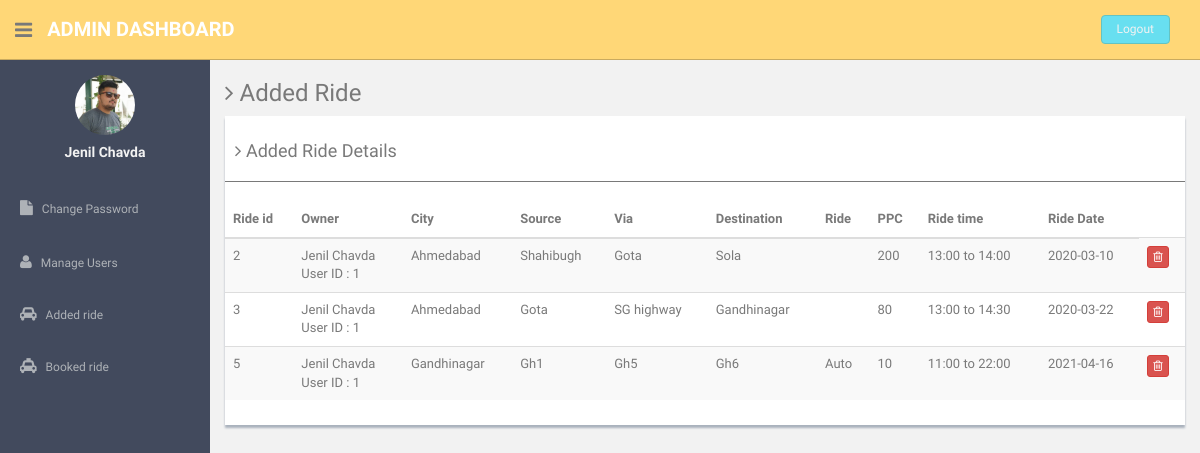
The page /admin/car_ride.php (signed in) on the database its author committed.
### tables this page shows
CREATE TABLE `users` (
  `id` int(5) NOT NULL,
  `name` varchar(100) NOT NULL,
  `email` varchar(250) NOT NULL,
  `mo_num` varchar(12) NOT NULL,
  `gender` varchar(8) NOT NULL,
  `pass` varchar(250) NOT NULL,
  `pro_img` varchar(250) NOT NULL,
  `type` varchar(50) NOT NULL DEFAULT 'user',
  `reg_time` timestamp NOT NULL DEFAULT CURRENT_TIMESTAMP ON UPDATE CURRENT_TIMESTAMP
);

CREATE TABLE `car_ride` (
  `r_id` int(6) NOT NULL,
  `owner` int(4) NOT NULL,
  `city` varchar(250) NOT NULL,
  `r_from` varchar(250) NOT NULL,
  `r_via` varchar(250) NOT NULL,
  `r_to` varchar(250) NOT NULL,
  `ride_type` varchar(150) NOT NULL,
  `ppc` varchar(4) NOT NULL,
  `seat` int(2) NOT NULL DEFAULT '1',
  `start_time` varchar(15) NOT NULL,
  `end_time` varchar(15) NOT NULL,
  `date` varchar(15) NOT NULL,
  `add_time` timestamp NOT NULL DEFAULT CURRENT_TIMESTAMP ON UPDATE CURRENT_TIMESTAMP
);

### admin/car_ride.php (the view, shortened to what this page needs)
<?php
include'dbconnection.php';
if (strlen($_SESSION['id']==0)) {
  header('location:logout.php');
  } else{
$name = mysqli_query($con,"SELECT name FROM users WHERE id='$_SESSION[id]'");
$user_name = mysqli_fetch_assoc($name);
function user_name($id)
{
  global $con;
  $name_q = mysqli_query($con,"SELECT name FROM users WHERE id='$id'");
  $uname = mysqli_fetch_assoc($name_q);
  echo $uname['name'];
}
?><!DOCTYPE html>
<html lang="en">
  <head>
    <link href="assets/css/bootstrap.css" rel="stylesheet">
    <link href="assets/font-awesome/css/font-awesome.css" rel="stylesheet" />
    <link href="assets/css/style.css" rel="stylesheet">
    <link href="assets/css/style-responsive.css" rel="stylesheet">
  </head>
  <body>
  <section id="container" >
      <header class="header black-bg">
              <div class="sidebar-toggle-box">
                  <div class="fa fa-bars tooltips" data-placement="right" data-original-title="Toggle Navigation"></div>
              </div>
            <a href="#" class="logo"><b>Admin Dashboard</b></a>
            <div class="top-menu">
            	<ul class="nav pull-right top-menu">
                    <li><a class="logout" href="logout.php">Logout</a></li>
            	</ul>
            </div>
        </header>
      <aside>
          <div id="sidebar"  class="nav-collapse ">
              <ul class="sidebar-menu" id="nav-accordion">
              	  <p class="centered"><a href="#"><img src="../assets/img/kp.jpg" class="img-circle" width="60"></a></p>
                  <h5 class="centered"><?php echo $user_name['name'];?></h5>
                  <li class="mt">
                      <a href="change-password.php">
                          <i class="fa fa-file"></i>
                          <span>Change Password</span>
                      </a>
                  </li>
                  <li class="sub-menu">
                      <a href="manage-users.php" >
                          <i class="fa fa-user"></i>
                          <span>Manage Users</span>
                      </a>
                  </li>
                  <li class="sub-menu">
                      <a href="car_ride.php" >
                          <i class="fa fa-car"></i>
                          <span>Added ride</span>
                      </a>
                  </li>
                   <li class="sub-menu">
                      <a href="booked_ride.php" >
                          <i class="fa fa-taxi"></i>
                          <span>Booked ride</span>
                      </a>
                  </li>
              </ul>
          </div>
      </aside>
      <section id="main-content">
          <section class="wrapper">
          	<h3><i class="fa fa-angle-right"></i> Added Ride</h3>
				<div class="row">
                  <div class="col-md-12">
                      <div class="content-panel">
                          <table class="table table-striped table-advance table-hover">
	                  	  	  <h4><i class="fa fa-angle-right"></i> Added Ride Details </h4>
	                  	  	  <hr>
                              <thead>
                              <tr>
                                  <th>Ride id</th>
                                  <th class="hidden-phone"> Owner</th>
                                  <th> City</th>
                                  <th> Source</th>
                                  <th> Via</th>
                                  <th> Destination</th>
                                  <th> Ride</th>
                                  <th> PPC</th>
                                  <th> Ride time</th>
                                  <th> Ride Date</th>
                              </tr>
                              </thead>
                              <tbody>
                              <?php $ret=mysqli_query($con,"SELECT * FROM `car_ride` ");
							  $cnt=1;
							  while($row=mysqli_fetch_array($ret))
							  {?>
                              <tr>
                              <td><?php echo $row['r_id'];?></td>
                                  <td><?php echo user_name($row['owner']);?><br>User ID : <?php echo $row['owner'];?></td>
                                  <td><?php echo $row['city'];?></td>
                                  <td><?php echo $row['r_from'];?></td>
                                  <td><?php echo $row['r_via'];?></td>
                                  <td><?php echo $row['r_to'];?></td>
                                  <td><?php echo $row['ride_type'];?></td>
                                  <td><?php echo $row['ppc'];?></td>
                                  <td><?php echo $row['start_time'];?> to <?php echo $row['end_time'];?></td>
                                  <td><?php echo $row['date'];?></td>
                                  <td>
                                     <a href="car_ride.php?id=<?php echo $row['r_id'];?>">
                                     <button class="btn btn-danger btn-xs" onClick="return confirm('Do you really want to delete');"><i class="fa fa-trash-o "></i></button></a>
                                  </td>
                              </tr>
                              <?php $cnt=$cnt+1; }?>
                              </tbody>
                          </table>
                      </div>
                  </div>
              </div>
		</section>
      </section
  ></section>
  </body>
</html>
<?php } ?>

### admin/assets/css/style.css (style rules this page uses)
body { color: #797979; background: #f2f2f2; font-family: 'Ruda', sans-serif; padding: 0px !important; margin: 0px !important; font-size:13px; }
ul li { list-style: none; }
a, a:hover, a:focus { text-decoration: none; outline: none; }
#container { width: 100%; height: 100%; }
hr { margin-top: 20px; margin-bottom: 20px; border: 0; border-top: 1px solid #797979; }
.centered { text-align: center; }
.mt { margin-top: 25px; }
ul.top-menu > li > .logout { color: #f2f2f2; font-size: 12px; border-radius: 4px; -webkit-border-radius: 4px; border: 1px solid #64c3c2 !important; padding: 5px 15px; margin-right: 15px; background: #68dff0; margin-top: 15px; }
#sidebar { width: 210px; height: 100%; position: fixed; background: #424a5d; }
#sidebar h5 { color: #f2f2f2; font-weight: 700; }
#sidebar ul li { position: relative; }
ul.sidebar-menu , ul.sidebar-menu li ul.sub { margin: -2px 0 0; padding: 0; }
ul.sidebar-menu { margin-top: 75px; }
ul.sidebar-menu li { margin-bottom: 5px; margin-left:10px; margin-right:10px; }
ul.sidebar-menu li.sub-menu { line-height: 15px; }
ul.sidebar-menu li a span { display: inline-block; }
ul.sidebar-menu li a { color: #aeb2b7; text-decoration: none; display: block; padding: 15px 0 15px 10px; font-size: 12px; outline: none; -webkit-transition: all 0.3s ease; -moz-transition: all 0.3s ease; -o-transition: all 0.3s ease; -ms-transition: all 0.3s ease; transition: all 0.3s ease; }
ul.sidebar-menu li a i { font-size: 15px; padding-right: 6px; }
#main-content { margin-left: 210px; }
.header, .footer { min-height: 60px; padding: 0 15px; }
.header { position: fixed; left: 0; right: 0; z-index: 1002; }
.black-bg { background: #ffd777; border-bottom: 1px solid #c9aa5f; }
.wrapper { display: inline-block; margin-top: 60px; padding-left: 15px; padding-right: 15px; padding-bottom: 15px; padding-top: 0px; width: 100%; }
a.logo { font-size: 20px; color: #ffffff; float: left; margin-top: 15px; text-transform: uppercase; }
a.logo b { font-weight: 900; }
#top_menu .nav > li, ul.top-menu > li { float: left; }
ul.top-menu > li > a { color: #666666; font-size: 16px; border-radius: 4px; -webkit-border-radius: 4px; border:1px solid #666666 !important; padding: 2px 6px; margin-right: 15px; }
.sidebar-toggle-box { float: left; padding-right: 15px; margin-top: 20px; }
.sidebar-toggle-box .fa-bars { cursor: pointer; display: inline-block; font-size: 20px; }
.content-panel { background: #ffffff; box-shadow: 0px 3px 2px #aab2bd; padding-top: 15px; padding-bottom: 5px; }
.content-panel h4 { margin-left: 10px; }

### rows shown on the page
users: name "Jenil Chavda"
car_ride: r_id "2", users.name "Jenil Chavda", owner "1", city "Ahmedabad", r_from "Shahibugh", r_via "Gota", r_to "Sola", ppc "200", start_time "13:00", end_time "14:00", date "2020-03-10"
car_ride: r_id "3", users.name "Jenil Chavda", owner "1", city "Ahmedabad", r_from "Gota", r_via "SG highway", r_to "Gandhinagar", ppc "80", start_time "13:00", end_time "14:30", date "2020-03-22"
car_ride: r_id "5", users.name "Jenil Chavda", owner "1", city "Gandhinagar", r_from "Gh1", r_via "Gh5", r_to "Gh6", ride_type "Auto", ppc "10", start_time "11:00", end_time "22:00", date "2021-04-16"
